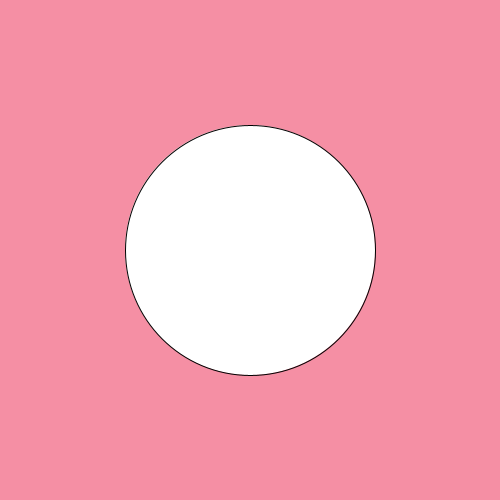
Frame 1 (no input)
Frame 60 (the mouse pressed at the canvas centre just before this capture): identical to frame 1, image omitted
Frame 120 (the mouse held since frame 60 and released just before this capture): identical to frame 1, image omitted

The Processing sketch that drew this single still picture (run headless with seeded random() and noise(); from frame 60 on, the mouse is pressed at the canvas centre):

// Processing sketch: slippery_dot
// ── slippery_dot.pde
/*** When you are done, this program will draw an ellipse 
     that jumps to new location each time you click on it.
***/
 
 // 1. Create three integer variables to represent the x, y, and the size of the ellipse
       int x = 250;
       int y = 250;
       int size = 250;
    void setup() {
      // 2. Set the size of your sketch
    size (500,500);
    }
    
    void draw() {
    
      // 3. Set the background color of your sketch
      background(#F58FA4);
      // 4. Draw an ellipse using the variables created at the top of the sketch for the location and size of your ellipse. 
      //    Make sure it fits in the window. Change the variables if it does not.
    ellipse(x,y,250,250);
    
    }
    
    /******** This method gets called automatically when you press the mouse ************/
    void mousePressed() {
      //5. Create an integer variable called distance
      int distance = getDistanceFromMouse(250,250);
      //6. The getDistanceFromMouse() method below returns a number.
      //   Set the value of your distance variable to the value returned by the getDistance method
      //   You will need to pass the x and y location of your ellipse to this method.
          
      //7.  Use an if statement to check if your distance variable is < the radius of the ellipse
      //    If it is, make a new x AND y for the ellipse, for a new random location on the window
      //    Hint: Use code like this      x = (int) random(width);
 /////////////////////////////////
 if (x<=distance) {
       x =  (int) random(height);
       y =  (int) random(width);
 }
 }
    
    
    
    /********  This method gives you the number of pixels between the mouse and the x,y point ***********/
    int getDistanceFromMouse(int x, int y) {
      return (int)Math.sqrt(Math.pow((mouseX-x),2) + Math.pow((mouseY-y),2));
    }
